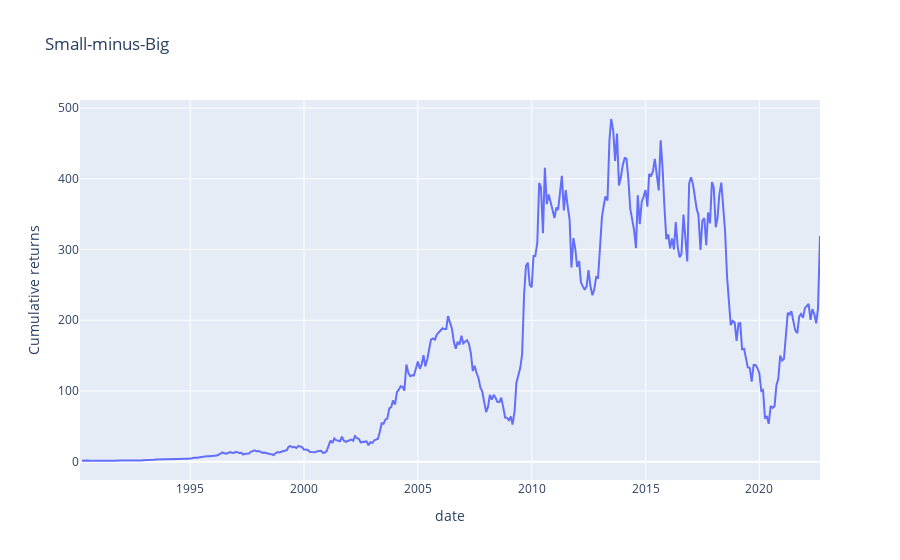

Notebook source saved alongside this figure:
### Markdown cell above
### Evaluation

### Code cell
px.line(port_df, y='SMB_cum_rets', x='date', labels={'SMB_cum_rets': 'Cumulative returns'}, title = 'Small-minus-Big').show()

### Figure 1 — Plotly figure (JSON) as saved in the notebook; plotly's stock layout.template omitted (floating-point values rounded to 4 significant figures; data arrays with more than 128 entries replaced by an {"elided": "..."} marker saying what was removed)
{"data": [{"hovertemplate": "date=%{x}<br>Cumulative returns=%{y}<extra></extra>", "legendgroup": "", "line": {"color": "#636efa", "dash": "solid"}, "marker": {"symbol": "circle"}, "mode": "lines", "name": "", "orientation": "v", "showlegend": false, "type": "scatter", "x": {"elided": "391 str values"}, "xaxis": "x", "y": {"elided": "391 float values"}, "yaxis": "y"}], "layout": {"legend": {"tracegroupgap": 0}, "title": {"text": "Small-minus-Big"}, "xaxis": {"anchor": "y", "domain": [0, 1], "title": {"text": "date"}}, "yaxis": {"anchor": "x", "domain": [0, 1], "title": {"text": "Cumulative returns"}}}}
